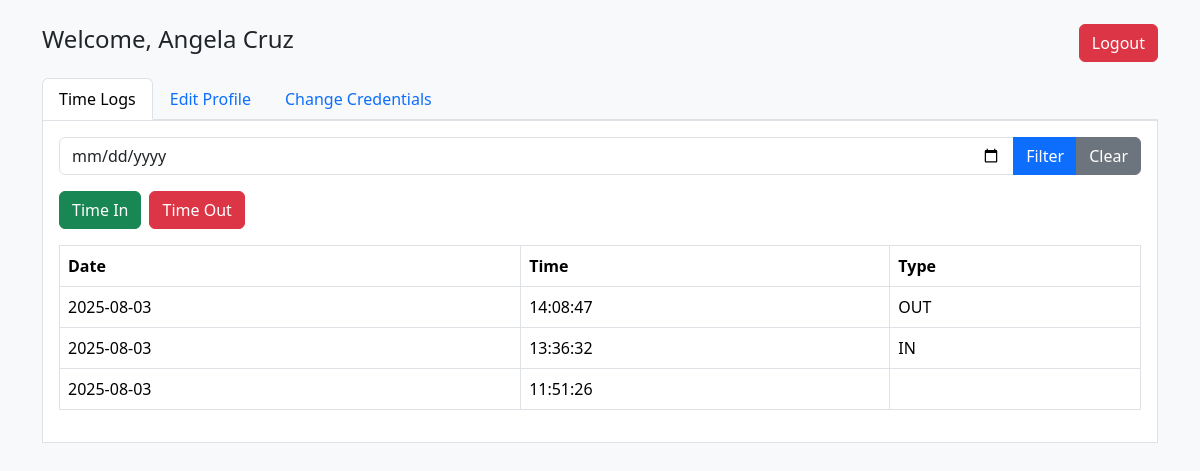
/employee.php (signed in), run on the app's committed database.
### tables this page shows
CREATE TABLE `users` (
  `id` int(11) NOT NULL,
  `username` varchar(50) NOT NULL,
  `first_name` varchar(100) DEFAULT NULL,
  `last_name` varchar(100) DEFAULT NULL,
  `position` varchar(100) DEFAULT NULL,
  `password` varchar(255) NOT NULL,
  `role` enum('admin','employee') NOT NULL
);

CREATE TABLE `timelogs` (
  `id` int(11) NOT NULL,
  `employee_id` int(11) NOT NULL,
  `log_date` date NOT NULL,
  `log_time` time NOT NULL,
  `type` enum('IN','OUT') NOT NULL
);

### employee.php (the view, shortened to what this page needs)
<?php
require 'db.php';
$user_id = $_SESSION['user_id'];
$stmt = $pdo->prepare("SELECT * FROM users WHERE id = ?");
$stmt->execute([$user_id]);
$user = $stmt->fetch(PDO::FETCH_ASSOC);
$filter_date = $_GET['filter_date'] ?? '';
$stmt = $pdo->prepare($filter_date ?
    "SELECT * FROM timelogs WHERE employee_id = ? AND log_date = ? ORDER BY log_date DESC, log_time DESC" :
    "SELECT * FROM timelogs WHERE employee_id = ? ORDER BY log_date DESC, log_time DESC");
$stmt->execute($filter_date ? [$user_id, $filter_date] : [$user_id]);
$logs = $stmt->fetchAll(PDO::FETCH_ASSOC);
?>
<!DOCTYPE html>
<html>
<head>
    <link href="https://cdn.jsdelivr.net/npm/bootstrap@5.3.3/dist/css/bootstrap.min.css" rel="stylesheet">
</head>
<body class="bg-light">
<div class="container mt-4">
    <div class="d-flex justify-content-between align-items-center mb-3">
        <h4>Welcome, <?php echo htmlspecialchars($user['first_name'] . ' ' . $user['last_name']); ?></h4>
        <a href="logout.php" class="btn btn-danger">Logout</a>
    </div>
    <ul class="nav nav-tabs" id="myTabs">
        <li class="nav-item">
            <a class="nav-link active" data-bs-toggle="tab" href="#logs">Time Logs</a>
        </li>
        <li class="nav-item">
            <a class="nav-link" data-bs-toggle="tab" href="#profile">Edit Profile</a>
        </li>
        <li class="nav-item">
            <a class="nav-link" data-bs-toggle="tab" href="#credentials">Change Credentials</a>
        </li>
    </ul>
    <div class="tab-content border p-3 bg-white">
        <div class="tab-pane fade show active" id="logs">
            <form method="GET" class="mb-3">
                <div class="input-group">
                    <input type="date" name="filter_date" value="<?php echo htmlspecialchars($filter_date); ?>" class="form-control">
                    <button type="submit" class="btn btn-primary">Filter</button>
                    <a href="employee.php" class="btn btn-secondary">Clear</a>
                </div>
            </form>
            <form method="POST" class="mb-3 d-flex gap-2">
                <button name="log_type" value="in" class="btn btn-success">Time In</button>
                <button name="log_type" value="out" class="btn btn-danger">Time Out</button>
            </form>
            <?php if ($logs): ?>
                <table class="table table-bordered">
                    <thead><tr><th>Date</th><th>Time</th><th>Type</th></tr></thead>
                    <tbody>
                    <?php foreach ($logs as $log): ?>
                        <tr>
                            <td><?php echo $log['log_date']; ?></td>
                            <td><?php echo $log['log_time']; ?></td>
                            <td><?php echo ucfirst($log['type']); ?></td>
                        </tr>
                    <?php endforeach; ?>
                    </tbody>
                </table>
            <?php else: ?>
                <p>No logs found.</p>
            <?php endif; ?>
        </div>
    </div>
</div>
</body>
</html>

### data on the page
users: first_name+last_name "Angela Cruz"
timelogs: log_date "2025-08-03", log_time "14:08:47", type "OUT"
timelogs: log_date "2025-08-03", log_time "13:36:32", type "IN"
timelogs: log_date "2025-08-03", log_time "11:51:26"
